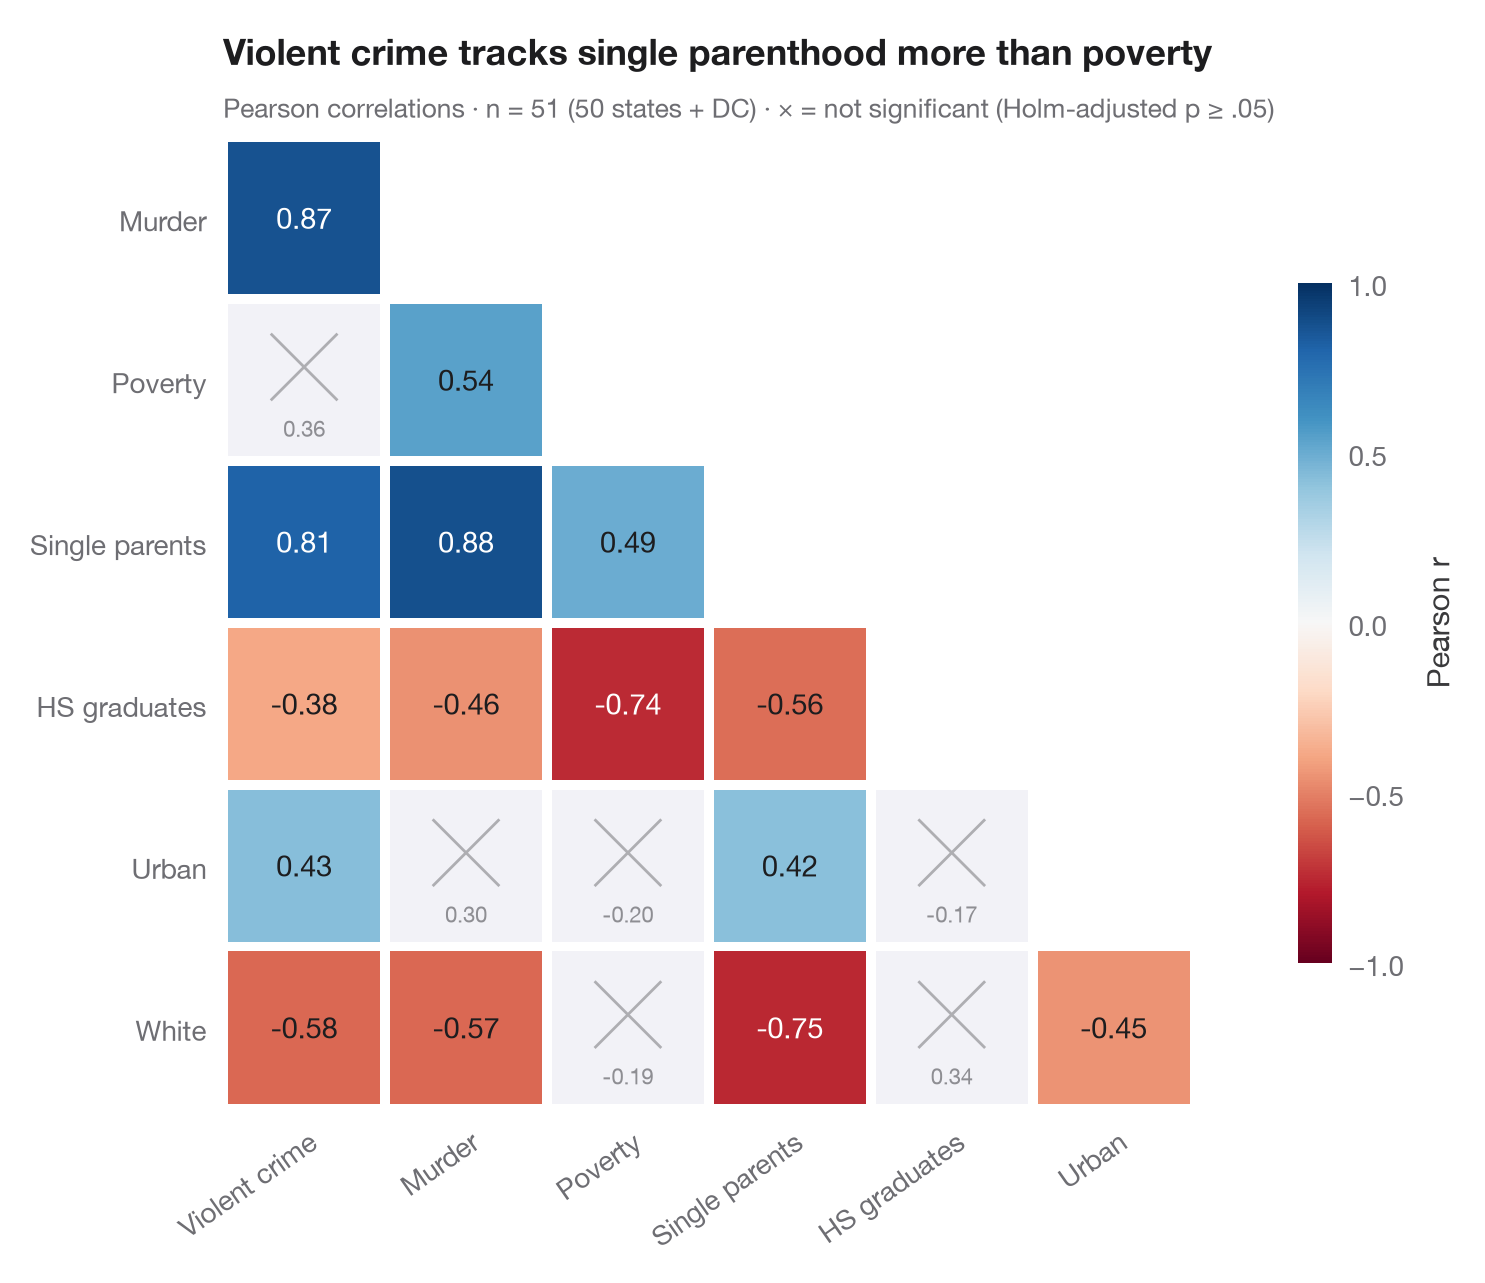

The script that drew this image:
"""
title: Correlation matrix
summary: Lower-triangle Pearson correlation heatmap; non-significant cells (Holm) are crossed out.
r: ggstatsplot::ggcorrmat()
tags: [correlation, Pearson, heatmap, Holm, multiple testing]
description: |
  The Python counterpart of `ggcorrmat()`. Only the lower triangle is drawn, since
  a correlation matrix is symmetric; each tile shows Pearson's *r*, coloured on a
  diverging scale from −1 (red) to +1 (blue). Because 21 correlations are tested
  at once, the p-values are **Holm-adjusted**, and pairs that are not significant
  at α = .05 after adjustment are greyed out and crossed, so the eye skips them.

  Data are the US state crime statistics bundled with **statsmodels**
  (`sm.datasets.statecrime`, 50 states + DC). Correlations and p-values come from
  `scipy.stats.pearsonr`, the adjustment from
  `statsmodels.stats.multitest.multipletests(method="holm")`.
"""
from itertools import combinations

import matplotlib.pyplot as plt
import numpy as np
import statsmodels.api as sm
from scipy import stats
from statsmodels.stats.multitest import multipletests

# Data: US state crime statistics (bundled with statsmodels)
df = sm.datasets.statecrime.load_pandas().data
names = {"violent": "Violent crime", "murder": "Murder", "poverty": "Poverty",
         "single": "Single parents", "hs_grad": "HS graduates", "urban": "Urban", "white": "White"}
df = df[list(names)].rename(columns=names)
k = df.shape[1]

# Pearson r and Holm-adjusted p-values for every pair
pairs = list(combinations(range(k), 2))
tests = [stats.pearsonr(df.iloc[:, i], df.iloc[:, j]) for i, j in pairs]
p_adj = multipletests([t.pvalue for t in tests], method="holm")[1]

fig, ax = plt.subplots(figsize=(7.6, 6.2))
cmap, norm = plt.get_cmap("RdBu"), plt.Normalize(-1, 1)
for (i, j), t, p in zip(pairs, tests, p_adj):
    row, col = j, i                                    # lower triangle: row > column
    sig = p < 0.05
    ax.add_patch(plt.Rectangle((col - 0.5 + 0.03, row - 0.5 + 0.03), 0.94, 0.94,
                               color=cmap(norm(t.statistic)) if sig else "#F2F2F7", lw=0))
    if sig:
        ax.text(col, row, f"{t.statistic:.2f}", ha="center", va="center", fontsize=10.5,
                color="white" if abs(t.statistic) > 0.6 else "#1D1D1F")
    else:
        ax.plot([col - 0.2, col + 0.2], [row - 0.28, row + 0.12], color="#AEAEB2", lw=1)
        ax.plot([col - 0.2, col + 0.2], [row + 0.12, row - 0.28], color="#AEAEB2", lw=1)
        ax.text(col, row + 0.3, f"{t.statistic:.2f}", ha="center", va="center", fontsize=8, color="#8E8E93")

ax.set_xlim(-0.5, k - 1.5)
ax.set_ylim(k - 0.5, 0.5)
ax.set_xticks(range(k - 1), df.columns[:-1], rotation=35, ha="right", rotation_mode="anchor")
ax.set_yticks(range(1, k), df.columns[1:])
ax.set_aspect("equal")
ax.grid(False)
for s in ax.spines.values():
    s.set_visible(False)

cb = fig.colorbar(plt.cm.ScalarMappable(norm=norm, cmap=cmap), ax=ax, shrink=0.7, pad=0.02,
                  ticks=[-1, -0.5, 0, 0.5, 1])
cb.set_label("Pearson r", color="#3A3A3C")
cb.outline.set_visible(False)
ax.set_title("Violent crime tracks single parenthood more than poverty", pad=26)
ax.text(0, 1.02, f"Pearson correlations · n = {len(df)} (50 states + DC) · "
        f"× = not significant (Holm-adjusted p ≥ .05)", transform=ax.transAxes,
        fontsize=9.5, color="#6E6E73")
plt.show()
